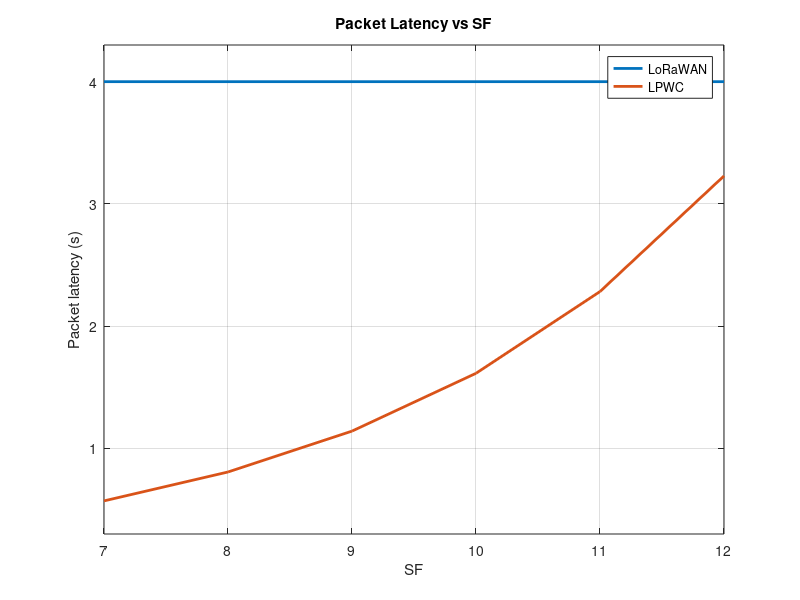

This chart was generated by the following MATLAB code:
clc;
clear;
close all;

% ----------------------------
% Parameters
% ----------------------------
BW = 125e3;                  % Bandwidth fixed
M = 1;
D = 100;
V = 3.3;
F = 8;
ping_period = 8;
beacon_period = 128;
payload_bytes = 30;

% SF range
SF_values = 7:12;
latency_LPWC = zeros(size(SF_values));
latency_LoRaWAN = zeros(size(SF_values));

% ----------------------------
% Loop over SF
% ----------------------------
for i = 1:length(SF_values)
    
    SF = SF_values(i);
    
    Ts = 2^SF / BW;  % Symbol duration
    payload_bits = payload_bytes * 8;
    L = payload_bits / (SF * (4/5)) * Ts;  % Payload airtime
    
    % LPWC Latency = Optimal Cycle Period
    T_opt = sqrt( (35/11) * (2^SF / BW) * (D / M) );
    latency_LPWC(i) = T_opt;
    
    % LoRaWAN latency = half of ping period + airtime
    latency_LoRaWAN(i) = 4; % constant during this simulation

end

% ----------------------------
% Plotting
% ----------------------------
figure;
plot(SF_values, latency_LoRaWAN, '-','LineWidth', 2);
hold on;
plot(SF_values, latency_LPWC, '-','LineWidth', 2);
legend('LoRaWAN','LPWC');
ylim([0.3,4.3])
xlabel('SF');
ylabel('Packet latency (s)');
title('Packet Latency vs SF');
grid on;
